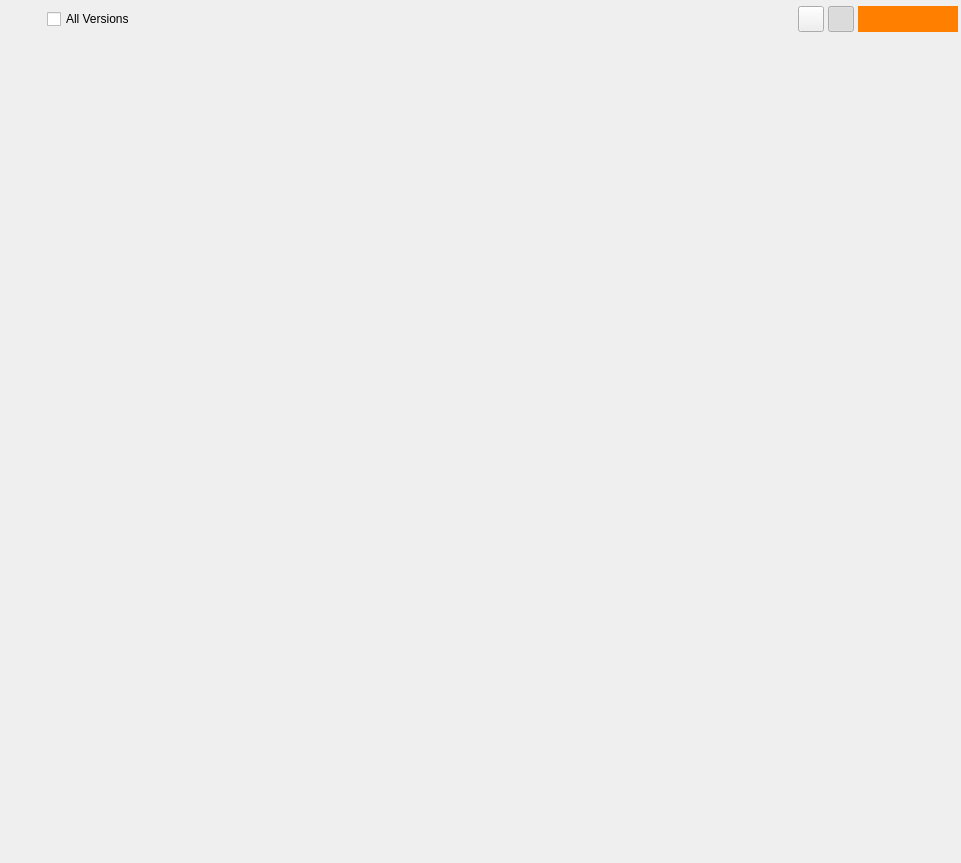
<?xml version="1.0" encoding="UTF-8"?>
<ui version="4.0">
 <class>FileListForm</class>
 <widget class="QWidget" name="FileListForm">
  <property name="geometry">
   <rect>
    <x>0</x>
    <y>0</y>
    <width>961</width>
    <height>863</height>
   </rect>
  </property>
  <property name="windowTitle">
   <string>Form</string>
  </property>
  <layout class="QHBoxLayout" name="horizontalLayout_7" stretch="0">
   <property name="spacing">
    <number>4</number>
   </property>
   <property name="leftMargin">
    <number>2</number>
   </property>
   <property name="topMargin">
    <number>6</number>
   </property>
   <property name="rightMargin">
    <number>2</number>
   </property>
   <property name="bottomMargin">
    <number>2</number>
   </property>
   <item>
    <layout class="QHBoxLayout" name="horizontalLayout_8">
     <item>
      <layout class="QVBoxLayout" name="verticalLayout_2">
       <item>
        <layout class="QHBoxLayout" name="horizontalLayout_3" stretch="0,0,1,0,0,0">
         <property name="leftMargin">
          <number>1</number>
         </property>
         <property name="rightMargin">
          <number>1</number>
         </property>
         <item>
          <widget class="UserFilterButton" name="user_filter_btn">
           <property name="styleSheet">
            <string notr="true">#user_filter_btn {
	width: 40;
	height: 24;
	border: 0px, none;
	border-image: url(:/tk-multi-workfiles2/users_none.png);
}
#user_filter_btn::hover, #user_filter_btn::pressed {
	border-image: url(:/tk-multi-workfiles2/users_none_hover.png);
}

#user_filter_btn[user_style=&quot;none&quot;] {
	border-image: url(:/tk-multi-workfiles2/users_none.png);
}
#user_filter_btn[user_style=&quot;current&quot;] {
	border-image: url(:/tk-multi-workfiles2/users_current.png);
}
#user_filter_btn[user_style=&quot;other&quot;] {
	border-image: url(:/tk-multi-workfiles2/users_other.png);
}
#user_filter_btn[user_style=&quot;all&quot;] {
	border-image: url(:/tk-multi-workfiles2/users_all.png);
}

#user_filter_btn::hover[user_style=&quot;none&quot;], #user_filter_btn::pressed[user_style=&quot;none&quot;] {
	border-image: url(:/tk-multi-workfiles2/users_none_hover.png);
}
#user_filter_btn::hover[user_style=&quot;current&quot;], #user_filter_btn::pressed[user_style=&quot;current&quot;] {
	border-image: url(:/tk-multi-workfiles2/users_current_hover.png);
}
#user_filter_btn::hover[user_style=&quot;other&quot;], #user_filter_btn::pressed[user_style=&quot;other&quot;] {
	border-image: url(:/tk-multi-workfiles2/users_other_hover.png);
}
#user_filter_btn::hover[user_style=&quot;all&quot;], #user_filter_btn::pressed[user_style=&quot;all&quot;] {
	border-image: url(:/tk-multi-workfiles2/users_all_hover.png);
}

#user_filter_btn::menu-indicator, #user_filter_btn::menu-indicator::pressed, #user_filter_btn::menu-indicator::open {
	left: -2px;
	top: -2px;
	width: 8px;
	height: 6px;
}
</string>
           </property>
           <property name="text">
            <string/>
           </property>
           <property name="flat">
            <bool>true</bool>
           </property>
           <property name="user_style" stdset="0">
            <string>current</string>
           </property>
          </widget>
         </item>
         <item>
          <widget class="QCheckBox" name="all_versions_cb">
           <property name="text">
            <string>All Versions</string>
           </property>
          </widget>
         </item>
         <item>
          <spacer name="horizontalSpacer">
           <property name="orientation">
            <enum>Qt::Horizontal</enum>
           </property>
           <property name="sizeHint" stdset="0">
            <size>
             <width>40</width>
             <height>20</height>
            </size>
           </property>
          </spacer>
         </item>
         <item>
          <widget class="QToolButton" name="thumbnail_mode">
           <property name="minimumSize">
            <size>
             <width>26</width>
             <height>26</height>
            </size>
           </property>
           <property name="toolTip">
            <string>Thumbnail Mode</string>
           </property>
           <property name="accessibleName">
            <string>thumbnail_mode</string>
           </property>
           <property name="text">
            <string/>
           </property>
           <property name="icon">
            <iconset resource="resources.qrc">
             <normaloff>:/tk-multi-workfiles2/mode_switch_thumb_active.png</normaloff>:/tk-multi-workfiles2/mode_switch_thumb_active.png</iconset>
           </property>
           <property name="checkable">
            <bool>true</bool>
           </property>
           <property name="checked">
            <bool>false</bool>
           </property>
          </widget>
         </item>
         <item>
          <widget class="QToolButton" name="list_mode">
           <property name="minimumSize">
            <size>
             <width>26</width>
             <height>26</height>
            </size>
           </property>
           <property name="toolTip">
            <string>List Mode</string>
           </property>
           <property name="accessibleName">
            <string>list_mode</string>
           </property>
           <property name="text">
            <string/>
           </property>
           <property name="icon">
            <iconset resource="resources.qrc">
             <normaloff>:/tk-multi-workfiles2/mode_switch_card.png</normaloff>:/tk-multi-workfiles2/mode_switch_card.png</iconset>
           </property>
           <property name="checkable">
            <bool>true</bool>
           </property>
           <property name="checked">
            <bool>true</bool>
           </property>
          </widget>
         </item>
         <item>
          <widget class="SearchWidget" name="search_ctrl" native="true">
           <property name="minimumSize">
            <size>
             <width>100</width>
             <height>0</height>
            </size>
           </property>
           <property name="accessibleName">
            <string>Search All Files</string>
           </property>
           <property name="styleSheet">
            <string notr="true">#search_ctrl {
background-color: rgb(255, 128, 0);
}</string>
           </property>
          </widget>
         </item>
        </layout>
       </item>
       <item>
        <widget class="QStackedWidget" name="view_pages">
         <property name="currentIndex">
          <number>0</number>
         </property>
         <widget class="QWidget" name="list_page">
          <layout class="QHBoxLayout" name="horizontalLayout_5">
           <property name="leftMargin">
            <number>0</number>
           </property>
           <property name="topMargin">
            <number>0</number>
           </property>
           <property name="rightMargin">
            <number>0</number>
           </property>
           <property name="bottomMargin">
            <number>0</number>
           </property>
           <item>
            <widget class="GroupedItemView" name="file_list_view" native="true">
             <property name="styleSheet">
              <string notr="true"/>
             </property>
            </widget>
           </item>
          </layout>
         </widget>
         <widget class="QWidget" name="details_page">
          <layout class="QHBoxLayout" name="horizontalLayout_4">
           <property name="leftMargin">
            <number>0</number>
           </property>
           <property name="topMargin">
            <number>0</number>
           </property>
           <property name="rightMargin">
            <number>0</number>
           </property>
           <property name="bottomMargin">
            <number>0</number>
           </property>
           <item>
            <widget class="FileDetailsView" name="file_details_view"/>
           </item>
          </layout>
         </widget>
        </widget>
       </item>
      </layout>
     </item>
    </layout>
   </item>
  </layout>
 </widget>
 <customwidgets>
  <customwidget>
   <class>SearchWidget</class>
   <extends>QWidget</extends>
   <header>..framework_qtwidgets</header>
   <container>1</container>
  </customwidget>
  <customwidget>
   <class>FileDetailsView</class>
   <extends>QTableView</extends>
   <header>..file_list.file_details_view</header>
  </customwidget>
  <customwidget>
   <class>UserFilterButton</class>
   <extends>QPushButton</extends>
   <header>..file_list.user_filter_button</header>
  </customwidget>
  <customwidget>
   <class>GroupedItemView</class>
   <extends>QWidget</extends>
   <header>..framework_qtwidgets</header>
   <container>1</container>
  </customwidget>
 </customwidgets>
 <resources>
  <include location="resources.qrc"/>
 </resources>
 <connections/>
</ui>
